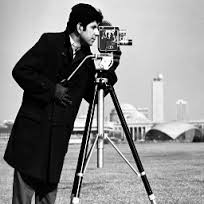
#> input picture Basics/5.jpg, 204 x 204 px
$ python Threshold_Segmentation.py   (Python 2 division)
#> lines starting #> are read from the running program, lines starting #| are printed output that depends on the picture; after the words box and inside, x2 and y2 are one past the last pixel; in counts of white or black regions, pixels touching at a corner belong together
#Help from http://www.ijcset.net/docs/Volumes/volume2issue1/ijcset2012020103.pdf
import cv2
import numpy as np
from matplotlib import pyplot as plt
#from HistEq import cummulative_sum, hist_im, eq_hist

def find_mean(img, t0):
	m, n = img.shape
	m1 = []
	m2 = []
	c1 = 0
	c2 = 0
	for i in range(0, m):
		for j in range(0, n):
			if img[i, j] <= t0 :
				#m1[c1] = img[i, j]
				m1.append(img[i, j])

			else:
				#m2[c2] = img[i, j]
				m2.append(img[i, j])
				c2 = c2 + 1


	mean1 = sum(m1) / len(m1)
	mean2 = sum(m2) / len(m2)


	ti = (mean1 + mean2) / 2

	return ti


img = cv2.imread('5.jpg', cv2.IMREAD_GRAYSCALE)
#> img is the input picture: shape (204, 204); min 0, max 255, mean 137.4
original = cv2.imread('5.jpg', cv2.IMREAD_GRAYSCALE)
m , n = img.shape
#> m = 204; n = 204
initial_threshold = 0
summation = 0
for i in range(0, m):
	for j in range(0, n):
		summation = summation + img[i,j]
#> after the loop, summation = 5719470

initial_threshold = summation / (m*n)
#> initial_threshold = 137

t0 = initial_threshold
#> t0 = 137


ti = find_mean(img, t0)
#> after the loop in find_mean, `for i in range(0, m):`: c2 = 26641; m1 = 14975 values, max 137 at index 550, min 0 at index 7, mean 28.95; m2 = 26641 items
#> in find_mean, `mean1 = sum(m1) / len(m1)`: mean1 = 28
#> in find_mean, `mean2 = sum(m2) / len(m2)`: mean2 = 198
#> in find_mean, `ti = (mean1 + mean2) / 2`: ti = 113
#> ti = 113
print t0
#| 137
print ti
#| 113
print '******'
while ti - t0 >= 2 :
	t0 = ti
	ti = find_mean(img, t0)
#> this loop made 0 passes

print ti
#| 113
tf = ti
#> tf = 113

for i in range(0, m):
		for j in range(0, n):
			if img[i, j] >= tf:
				img[i, j] = 255
			else:
				img[i, j] = 0
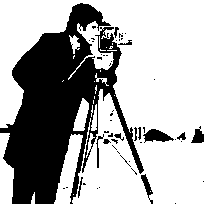
#> img: shape (204, 204); 66.4% white; 52 black regions (39 under 20 px), largest, box (x1, y1, x2, y2) and area: (0, 3, 144, 204) 13001, (143, 129, 174, 143) 248, (191, 126, 204, 143) 132


res = np.hstack((original, img))
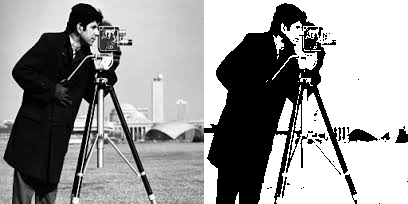
#> res: shape (204, 408); min 0, max 255, mean 153.4
cv2.imwrite('result_segmentation2.png',res)
cv2.imshow('image',res)
cv2.waitKey(0)
cv2.destroyAllWindows()

$ run again, with Basics/2.png saved as Basics/5.jpg
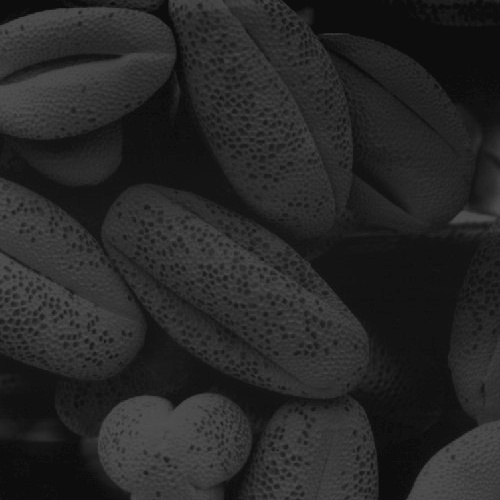
#> input picture Basics/2.png, 500 x 500 px
#> img is the input picture: shape (500, 500); min 10, max 82, mean 38.7
#> after the loop `for i in range(0, m):`: summation = 9684968
#> initial_threshold = 38
#> after the loop in find_mean, `for i in range(0, m):`: c2 = 125964; m1 = 124036 items; m2 = 125964 items
#> mean1 = 23
#> mean2 = 53
#> in find_mean, `ti = (mean1 + mean2) / 2`: ti = 38
#| 38
#| 38
#| 38
#> after the loop `for i in range(0, m):`:
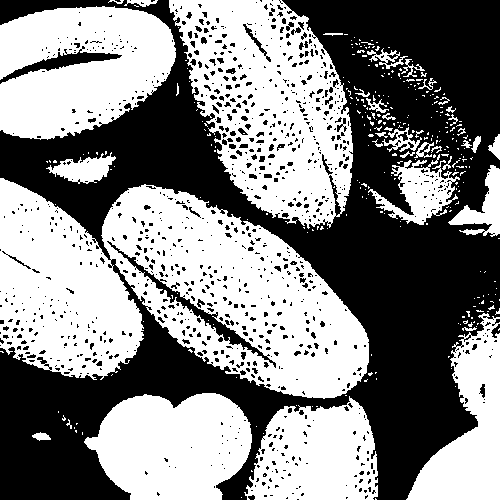
#> img: shape (500, 500); 52.5% white; 1032 black regions (942 under 20 px), largest, box (x1, y1, x2, y2) and area: (0, 0, 500, 500) 107545, (107, 241, 276, 368) 1302, (0, 46, 122, 84) 1034
#> `res = np.hstack((original, img))`:
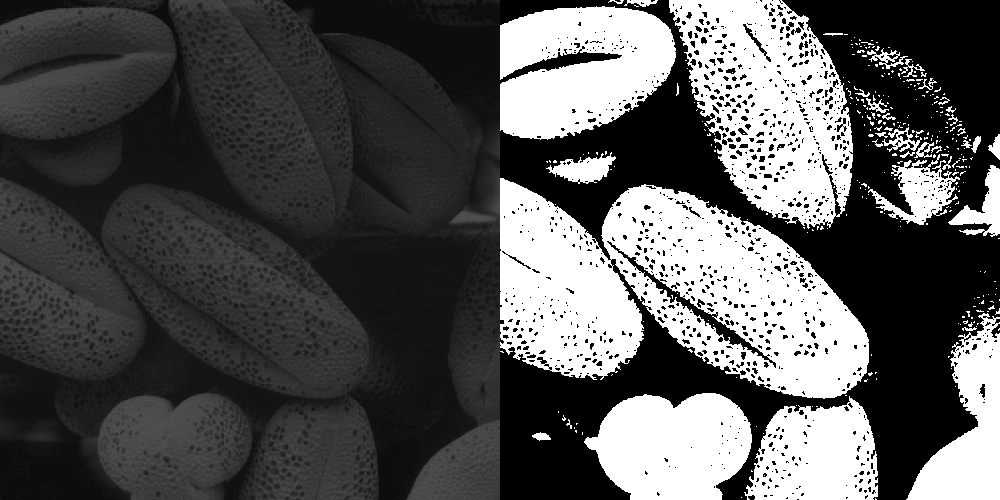
#> res: shape (500, 1000); min 0, max 255, mean 86.3
